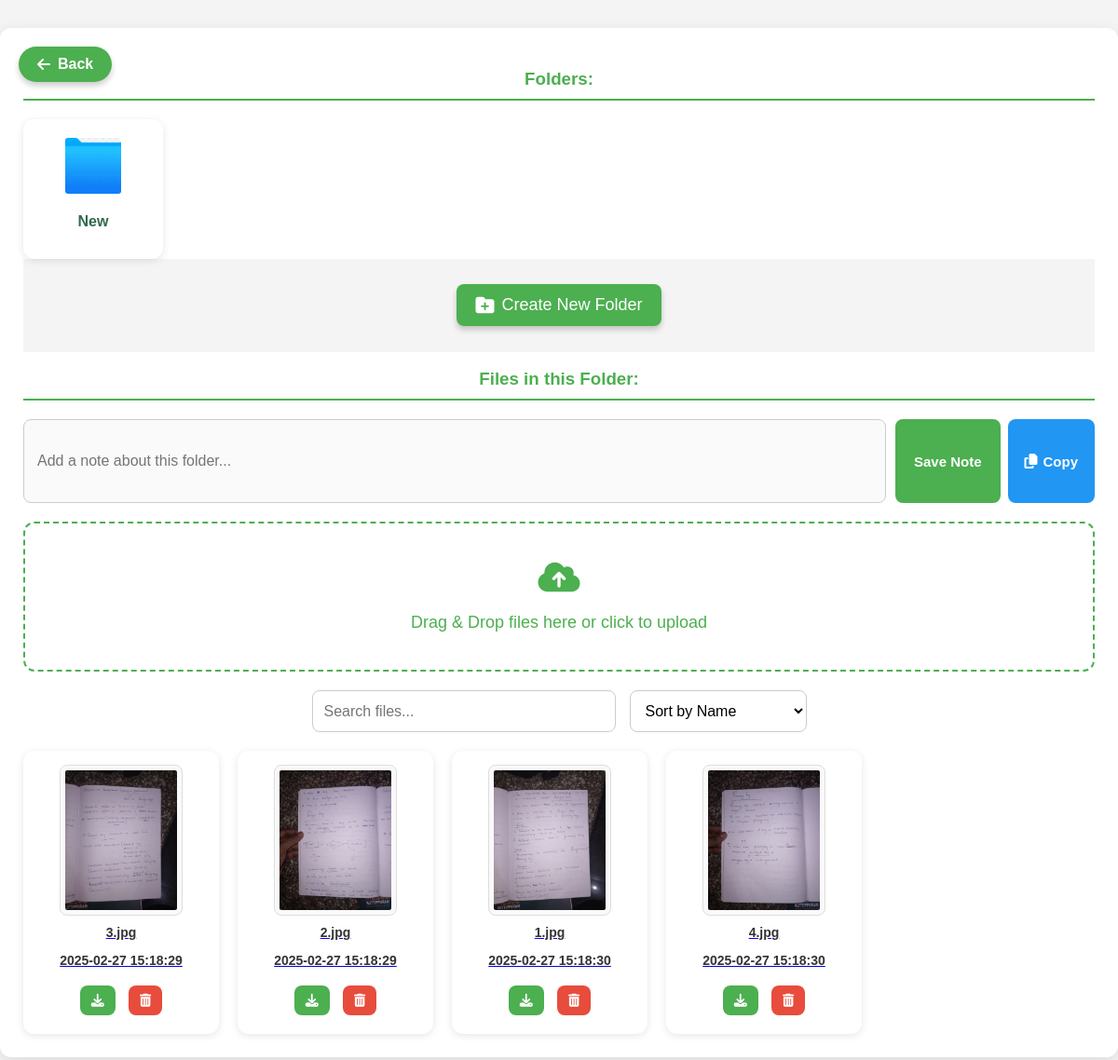
/folder/42/ (signed in), run on the app's committed database.
### files/models.py (models this page shows, shortened)
class Folder(models.Model):
    name = models.CharField(max_length=255)
    owner = models.ForeignKey(User, on_delete=models.CASCADE)
    parent_folder = models.ForeignKey('self', on_delete=models.CASCADE, null=True, blank=True, related_name='subfolders')
    created_at = models.DateTimeField(auto_now_add=True)

class File(models.Model):
    folder = models.ForeignKey(Folder, on_delete=models.CASCADE)
    file = models.FileField(upload_to=user_directory_path)
    uploaded_by = models.ForeignKey(User, on_delete=models.CASCADE, null=True, blank=True)
    uploaded_at = models.DateTimeField(default=timezone.now)
    created_at = models.DateTimeField(auto_now_add=True)

### files/views.py (the view)
# urls.py: path('folder/<int:folder_id>/', views.folder_detail, name='folder_detail'),
@login_required
def folder_detail(request, folder_id):
    folder = get_object_or_404(Folder, id=folder_id, owner=request.user)
    files = File.objects.filter(folder=folder)
    for file in files:
        file.filename = os.path.basename(file.file.name)
    return render(request, 'files/folder_detail.html', {'folder': folder, 'files': files})

### files/templates/files/folder_detail.html (shortened to what this page needs)
{% load static %}
<!DOCTYPE html>
<html lang="en">
<head>
    <link rel="stylesheet" href="https://cdnjs.cloudflare.com/ajax/libs/font-awesome/6.4.2/css/all.min.css">
</head>
<body>
    <div class="container">
        <a href="{% url 'dashboard' %}" class="back-button">
            <i class="fas fa-arrow-left"></i> Back
        </a>
        <h3>Folders:</h3>
        <div class="folder-grid" id="folder-list">
            {% for subfolder in folder.subfolders.all %}
            <div class="folder-item">
                <a href="{% url 'folder_detail' subfolder.id %}">
                    <img src="{% static 'images/folder11.png' %}" alt="Folder">
                    <p>{{ subfolder.name }}</p>
                </a>
            </div>
            {% empty %}
                <p>No subfolders in this folder yet.</p>
            {% endfor %}
        </div>
        <div class="button-container">
            <button id="create-folder-button" onclick="openCreateFolderModal()">
                <i class="fas fa-folder-plus"></i> Create New Folder
            </button>
        </div>
        <h3>Files in this Folder:</h3>
        <div class="folder-note-container">
            <input type="text" id="folder-note-input" class="folder-note-input" placeholder="Add a note about this folder...">
            <div class="note-button-group">
                <button class="save-note-button" onclick="saveFolderNote()">Save Note</button>
                <button class="copy-note-button" onclick="copyFolderNote()" id="copy-note-btn">
                    <i class="fas fa-copy"></i> Copy
                </button>
            </div>
        </div>
        <div class="drag-drop-area" id="drag-drop-area">
            <i class="fas fa-cloud-upload-alt"></i>
            <p>Drag & Drop files here or click to upload</p>
        </div>
        <div class="search-container">
            <input type="text" id="search-input" class="search-input" placeholder="Search files..." onkeyup="searchFiles()">
            <select id="sort-select" class="sort-dropdown" onchange="sortFiles()">
                <option value="name">Sort by Name</option>
            </select>
        </div>
        <div class="file-grid" id="file-list">
            {% for file in files %}
            <div class="file-item"
            data-name="{{ file.filename }}"
            data-date="{{ file.uploaded_at|date:'Y-m-d H:i:s' }}"
            data-type="{{ file.file.url|slice:'-4:' }}">
           <a href="{{ file.file.url }}" target="_blank">
            {% with file_ext=file.file.url|lower|slice:'-4:' %}
            {% if file_ext == ".jpg" or file_ext == "jpeg" or file_ext == ".png" or file_ext == ".gif" %}
                <img src="{{ file.file.url }}" alt="Image">
            {% elif file_ext == ".pdf" %}
                <img src="{% static 'images/pdfimage.png' %}" alt="PDF">
            {% elif file_ext == ".xlsx" or file_ext == ".xls" %}
                <img src="{% static 'images/excelimage.png' %}" alt="Excel">
            {% elif file_ext == ".docx" or file_ext == ".doc" %}
                <img src="{% static 'images/wordimage.png' %}" alt="Word">
            {% elif file_ext == ".txt" %}
                <img src="https://cdn-icons-png.flaticon.com/512/824/824200.png" alt="Text">
            {% elif file_ext == ".zip" %}
                <img src="{% static 'images/zipimage.png' %}" alt="Zip">
            {% else %}
                <img src="{% static 'images/wordimage.jpg' %}" alt="Default">
            {% endif %}
        {% endwith %}
               <p>{{ file.filename }}</p>
               <p class="file-date">{{ file.uploaded_at|date:'Y-m-d H:i:s' }}</p>
           </a>
           <a href="{{ file.file.url }}" download class="download-button">
               <i class="fas fa-download"></i>
           </a>
           <button class="delete-button" onclick="deleteFile('{{ file.id }}')">
               <i class="fas fa-trash-alt"></i>
           </button>
       </div>
            {% empty %}
                <p>No files in this folder yet.</p>
            {% endfor %}
        </div>
    </div>
</body>
</html>

### data on the page
Folder: name "New"
File: file (picture), filename "3.jpg", uploaded_at "2025-02-27 15:18:29"
File: file (picture), filename "2.jpg", uploaded_at "2025-02-27 15:18:29"
File: file (picture), filename "1.jpg", uploaded_at "2025-02-27 15:18:30"
File: file (picture), filename "4.jpg", uploaded_at "2025-02-27 15:18:30"
